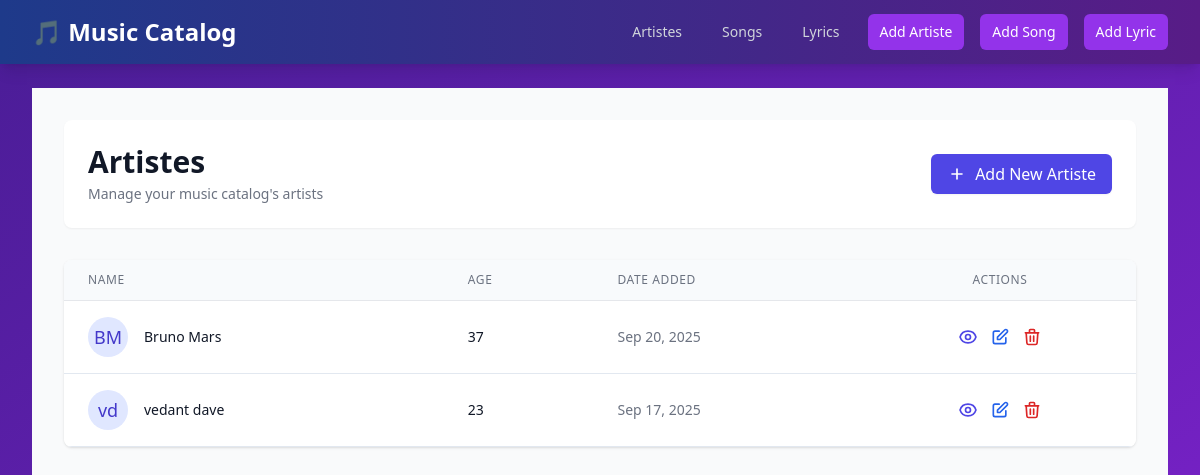
The page / on the database its author committed.
### catalog_app/models.py (models this page shows, shortened)
class Artiste(models.Model):
    first_name = models.CharField(max_length=100)
    last_name = models.CharField(max_length=100)
    age = models.PositiveIntegerField()
    date_created = models.DateTimeField(auto_now_add=True)
    def get_date(self):
        return self.date_created.strftime('%b %d, %Y')

### catalog_app/views.py (the view)
# urls.py: path('', views.ArtisteListView.as_view(), name='home'),  # Home page
class ArtisteListView(ListView):
    model = Artiste
    template_name = 'catalog_app/artiste_list.html'
    context_object_name = 'artistes'

### catalog_app/templates/catalog_app/artiste_list.html (shortened to what this page needs)
{% extends 'base.html' %}
{% block content %}
<div class="min-h-screen bg-gray-50 py-8">
    <div class="max-w-7xl mx-auto px-4 sm:px-6 lg:px-8">
        <div class="bg-white rounded-lg shadow-sm p-6 mb-8">
            <div class="flex justify-between items-center">
                <div>
                    <h1 class="text-3xl font-bold text-gray-900">Artistes</h1>
                    <p class="mt-1 text-sm text-gray-500">Manage your music catalog's artists</p>
                </div>
                <a href="{% url 'artiste_create' %}"
                   class="inline-flex items-center px-4 py-2 bg-indigo-600 hover:bg-indigo-700 text-white font-medium rounded-md shadow-sm transition-colors duration-200">
                    <svg class="w-5 h-5 mr-2" fill="none" stroke="currentColor" viewBox="0 0 24 24">
                        <path stroke-linecap="round" stroke-linejoin="round" stroke-width="2" d="M12 6v6m0 0v6m0-6h6m-6 0H6"/>
                    </svg>
                    Add New Artiste
                </a>
            </div>
        </div>
        <div class="bg-white rounded-lg shadow overflow-hidden">
            <div class="overflow-x-auto">
                <table class="min-w-full divide-y divide-gray-200">
                    <thead class="bg-gray-50">
                        <tr>
                            <th class="px-6 py-3 text-left text-xs font-medium text-gray-500 uppercase tracking-wider">Name</th>
                            <th class="px-6 py-3 text-left text-xs font-medium text-gray-500 uppercase tracking-wider">Age</th>
                            <th class="px-6 py-3 text-left text-xs font-medium text-gray-500 uppercase tracking-wider">Date Added</th>
                            <th class="px-6 py-3 text-center text-xs font-medium text-gray-500 uppercase tracking-wider">Actions</th>
                        </tr>
                    </thead>
                    <tbody class="bg-white divide-y divide-gray-200">
                        {% for artiste in artistes %}
                        <tr class="hover:bg-gray-50 transition-colors duration-200">
                            <td class="px-6 py-4 whitespace-nowrap">
                                <div class="flex items-center">
                                    <div class="flex-shrink-0 h-10 w-10 bg-indigo-100 rounded-full flex items-center justify-center">
                                        <span class="text-indigo-700 font-medium text-lg">{{ artiste.first_name|first }}{{ artiste.last_name|first }}</span>
                                    </div>
                                    <div class="ml-4">
                                        <div class="text-sm font-medium text-gray-900">{{ artiste.first_name }} {{ artiste.last_name }}</div>
                                    </div>
                                </div>
                            </td>
                            <td class="px-6 py-4 whitespace-nowrap">
                                <div class="text-sm text-gray-900">{{ artiste.age }}</div>
                            </td>
                            <td class="px-6 py-4 whitespace-nowrap">
                                <div class="text-sm text-gray-500">{{ artiste.get_date }}</div>
                            </td>
                            <td class="px-6 py-4 whitespace-nowrap text-center text-sm font-medium">
                                <div class="flex items-center justify-center space-x-3">
                                    <a href="{% url 'artiste_detail' artiste.pk %}"
                                       class="text-indigo-600 hover:text-indigo-900 transition-colors duration-200">
                                    </a>
                                    <a href="{% url 'artiste_update' artiste.pk %}"
                                       class="text-blue-600 hover:text-blue-900 transition-colors duration-200">
                                        <svg class="w-5 h-5" fill="none" stroke="currentColor" viewBox="0 0 24 24">
                                            <path stroke-linecap="round" stroke-linejoin="round" stroke-width="2" d="M11 5H6a2 2 0 00-2 2v11a2 2 0 002 2h11a2 2 0 002-2v-5m-1.414-9.414a2 2 0 112.828 2.828L11.828 15H9v-2.828l8.586-8.586z"/>
                                        </svg>
                                    </a>
                                    <button type="button"
                                            class="text-red-600 hover:text-red-900 transition-colors duration-200 delete-btn"
                                            data-id="{{ artiste.pk }}"
                                            data-type="artiste">
                                        <svg class="w-5 h-5" fill="none" stroke="currentColor" viewBox="0 0 24 24">
                                            <path stroke-linecap="round" stroke-linejoin="round" stroke-width="2" d="M19 7l-.867 12.142A2 2 0 0116.138 21H7.862a2 2 0 01-1.995-1.858L5 7m5 4v6m4-6v6m1-10V4a1 1 0 00-1-1h-4a1 1 0 00-1 1v3M4 7h16"/>
                                        </svg>
                                    </button>
                                </div>
                            </td>
                        </tr>
                        {% endfor %}
                    </tbody>
                </table>
            </div>
        </div>
    </div>
</div>
{% endblock %}

### catalog_app/templates/base.html (style rules this page uses)
body { background: linear-gradient(135deg, #4a1d96 0%, #7e22ce 100%); min-height: 100vh; margin: 0; color: #1a1a1a; }
table { width: 100%; border-collapse: collapse; }
th { background-color: #f8fafc; padding: 0.75rem 1rem; text-align: left; font-size: 0.75rem; text-transform: uppercase; color: #64748b; font-weight: 600; }
td { padding: 1rem; border-bottom: 1px solid #e2e8f0; }
body { background: linear-gradient(to bottom right, #4a1d96, #7e22ce); min-height: 100vh; }

### rows shown on the page
Artiste: first_name|first "B", last_name|first "M", first_name "Bruno", last_name "Mars", age "37", get_date "Sep 20, 2025"
Artiste: first_name|first "v", last_name|first "d", first_name "vedant", last_name "dave", age "23", get_date "Sep 17, 2025"
